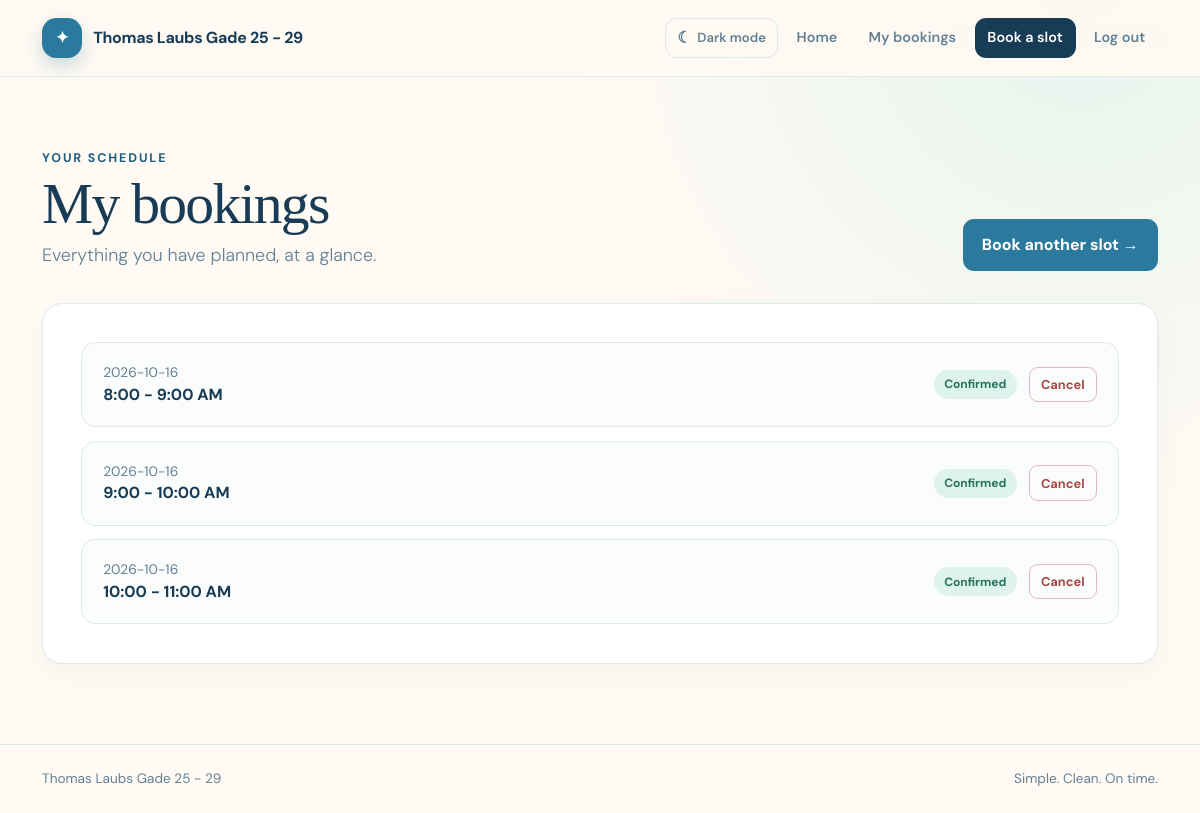
Page /view_bookings (signed in) on the earlier database version.
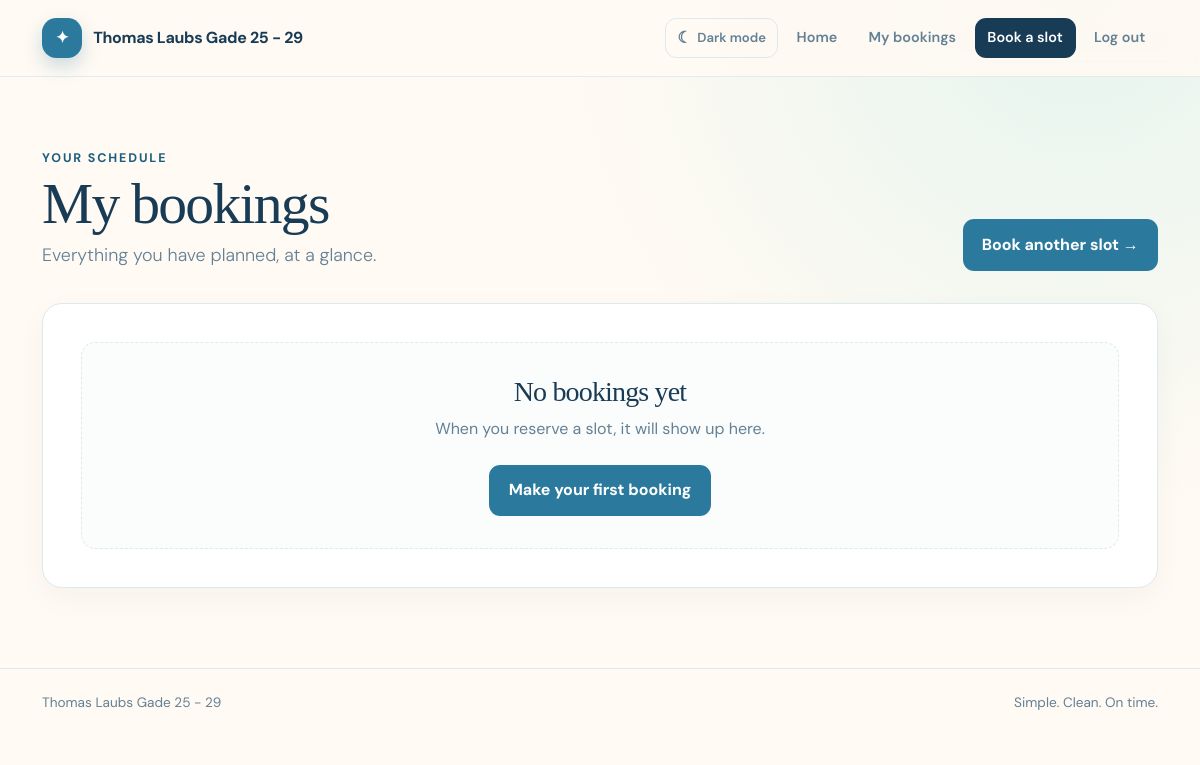
Same page on the later database version.
### app.py (models this page shows)
class Booking(db.Model):
    id = db.Column(db.Integer, primary_key=True)
    user_id = db.Column(db.Integer, db.ForeignKey('user.id'), nullable=False)
    time_slot = db.Column(db.String(50), nullable=False)
    date = db.Column(db.String(50), nullable=False)

### app.py (the view)
@app.route('/view_bookings')
@login_required
def view_bookings():
    bookings = Booking.query.filter_by(user_id=current_user.id).order_by(
        Booking.date,
        Booking.id,
    ).all()
    return render_template('view_bookings.html', bookings=bookings)

### app.py (called while the page is built)
@login_manager.user_loader
def load_user(user_id):
    return User.query.get(int(user_id))

### templates/view_bookings.html (shortened to what this page needs)
{% extends "base.html" %}
{% block content %}
<div class="container">
    <div class="page-heading d-flex flex-wrap justify-content-between align-items-end gap-3">
        <div>
            <div class="eyebrow">Your schedule</div>
            <h1>My bookings</h1>
            <p class="lead mb-0">Everything you have planned, at a glance.</p>
        </div>
        <a class="btn btn-brand" href="{{ url_for('book') }}">Book another slot <span aria-hidden="true">→</span></a>
    </div>
    <div class="panel">
        {% if bookings %}
            <div class="booking-list">
                {% for booking in bookings %}
                <div class="booking-item">
                    <div>
                        <div class="booking-date">{{ booking.date }}</div>
                        <div class="booking-time">{{ booking.time_slot }}</div>
                    </div>
                    <div class="booking-actions">
                        <span class="pill">Confirmed</span>
                        <form method="POST" action="{{ url_for('cancel_booking', booking_id=booking.id) }}">
                            <button class="btn btn-cancel" type="submit">Cancel</button>
                        </form>
                    </div>
                </div>
                {% endfor %}
            </div>
        {% else %}
            <div class="empty-state">
                <h3>No bookings yet</h3>
                <p>When you reserve a slot, it will show up here.</p>
                <a class="btn btn-brand mt-2" href="{{ url_for('book') }}">Make your first booking</a>
            </div>
        {% endif %}
    </div>
</div>
{% endblock %}

### templates/base.html (shortened to what this page needs)
<!doctype html>
<html lang="en">
<head>
    <link href="https://cdn.jsdelivr.net/npm/bootstrap@5.3.3/dist/css/bootstrap.min.css" rel="stylesheet">
    <link rel="stylesheet" href="{{ url_for('static', filename='style.css') }}">
</head>
<body>
    <nav class="site-nav">
        <div class="container d-flex align-items-center justify-content-between">
            <a class="brand" href="{{ url_for('home') }}">
                <span class="brand-mark">✦</span>
                <span>Thomas Laubs Gade 25 - 29</span>
            </a>
            <div class="nav-links">
                <button class="theme-toggle" type="button" aria-label="Switch to dark mode" aria-pressed="false">
                    <span class="theme-icon" aria-hidden="true">☾</span>
                    <span class="theme-label">Dark mode</span>
                </button>
                <a href="{{ url_for('home') }}">Home</a>
                {% if current_user.is_authenticated %}
                    <a href="{{ url_for('view_bookings') }}">My bookings</a>
                    <a class="nav-cta" href="{{ url_for('book') }}">Book a slot</a>
                    <a href="{{ url_for('logout') }}">Log out</a>
                {% else %}
                    <a href="{{ url_for('login') }}">Log in</a>
                    <a class="nav-cta" href="{{ url_for('register') }}">Get started</a>
                {% endif %}
            </div>
        </div>
    </nav>
    <main class="page-wrap">
        {% block content %}{% endblock %}
    </main>
    <footer class="site-footer">
        <div class="container d-flex justify-content-between">
            <span>Thomas Laubs Gade 25 - 29</span>
            <span>Simple. Clean. On time.</span>
        </div>
    </footer>
</body>
</html>

### static/style.css (style rules this page uses)
:root { --ink: #183b56; --muted: #638095; --blue: #2b7a9e; --blue-dark: #1d5e7f; --mint: #dff3ed; --cream: #fffaf3; --surface: #ffffff; --line: #dce9ed; --shadow: 0 20px 50px rgba(24, 59, 86, 0.1); }
* { box-sizing: border-box; }
body { min-height: 100vh; margin: 0; color: var(--ink); background: radial-gradient(circle at 90% 0%, rgba(223, 243, 237, .8), transparent 32rem), var(--cream); font-family: 'DM Sans', sans-serif; transition: background-color .2s ease, color .2s ease; }
a { color: var(--blue-dark); text-decoration: none; }
.site-nav { padding: 1.1rem 0; background: rgba(255, 250, 243, .88); border-bottom: 1px solid rgba(220, 233, 237, .8); backdrop-filter: blur(14px); }
.brand { display: inline-flex; align-items: center; gap: .7rem; color: var(--ink); font-weight: 700; letter-spacing: -.02em; }
.brand-mark { display: grid; width: 2.5rem; height: 2.5rem; place-items: center; color: white; background: var(--blue); border-radius: .9rem; box-shadow: 0 8px 18px rgba(43, 122, 158, .25); }
.nav-links { display: flex; align-items: center; gap: .35rem; }
.nav-links a { padding: .6rem .8rem; color: var(--muted); font-size: .9rem; font-weight: 600; }
.theme-toggle { display: inline-flex; align-items: center; gap: .35rem; padding: .55rem .7rem; color: var(--muted); background: transparent; border: 1px solid var(--line); border-radius: .7rem; font: inherit; font-size: .82rem; font-weight: 600; cursor: pointer; }
.theme-icon { font-size: 1rem; line-height: 1; }
.nav-cta { color: white !important; background: var(--ink); border-radius: .7rem; }
.page-wrap { padding: 4.5rem 0 5rem; }
h1, h2, h3 { color: var(--ink); font-family: 'Playfair Display', serif; letter-spacing: -.03em; }
h1 { font-size: clamp(2.7rem, 6vw, 5.5rem); line-height: .98; }
.eyebrow { color: var(--blue-dark); font-size: .78rem; font-weight: 700; letter-spacing: .15em; text-transform: uppercase; }
.lead { color: var(--muted); font-size: 1.12rem; line-height: 1.7; }
.feature-card, .panel, .auth-card { background: var(--surface); border: 1px solid var(--line); border-radius: 1.25rem; box-shadow: 0 10px 30px rgba(24, 59, 86, .04); }
.btn-brand { padding: .85rem 1.2rem; color: white; background: var(--blue); border: 0; border-radius: .7rem; font-weight: 700; }
.panel { padding: clamp(1.3rem, 4vw, 2.4rem); }
.page-heading { margin-bottom: 2rem; }
.page-heading h1 { margin: .5rem 0; font-size: clamp(2.3rem, 5vw, 3.6rem); }
.empty-state { padding: 2rem 1rem; color: var(--muted); text-align: center; background: #fbfdfc; border: 1px dashed var(--line); border-radius: .9rem; }
.site-footer { padding: 1.5rem 0; color: var(--muted); border-top: 1px solid var(--line); font-size: .85rem; }

Differences in the rows shown:
removed Booking: date "2026-10-16", time_slot "8:00 - 9:00 AM"
removed Booking: date "2026-10-16", time_slot "9:00 - 10:00 AM"
removed Booking: date "2026-10-16", time_slot "10:00 - 11:00 AM"
Other differences:
text now shown: "No bookings yet When you reserve a slot, it will show up here. Make your first booking"
